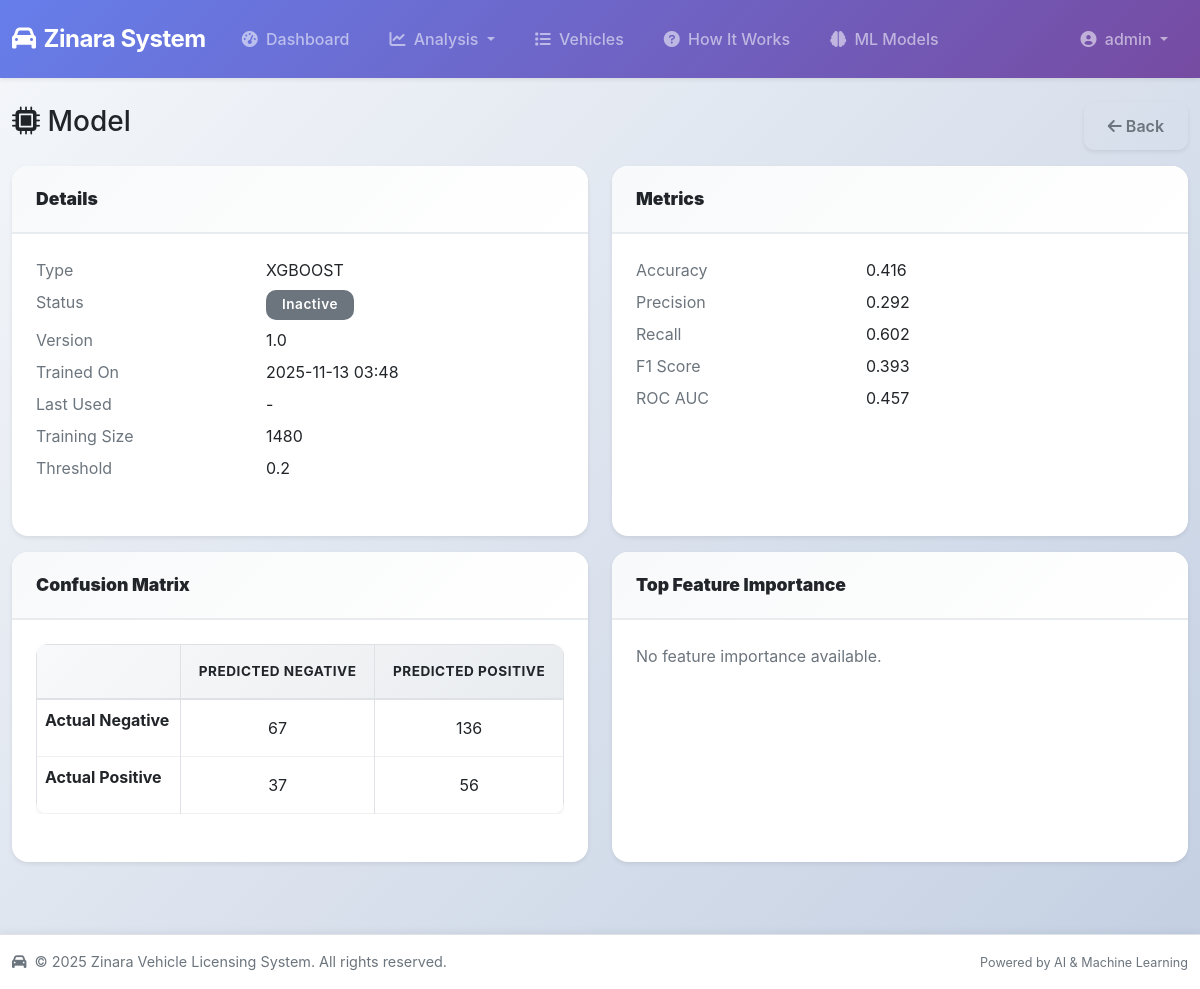
The app's page /ml/14/ (signed in) with its own data.
### apps/ml_models/models.py (models this page shows, shortened)
class MLModel(models.Model):
    MODEL_TYPES = [
        ('logistic_regression', 'Logistic Regression'),
        ('decision_tree', 'Decision Tree'),
        ('random_forest', 'Random Forest'),
        ('xgboost', 'XGBoost'),
    ]
    STATUS_CHOICES = [
        ('training', 'Training'),
        ('active', 'Active'),
        ('inactive', 'Inactive'),
        ('failed', 'Failed'),
    ]
    name = models.CharField(max_length=100)
    model_type = models.CharField(max_length=30, choices=MODEL_TYPES)
    version = models.CharField(max_length=20)
    file_path = models.CharField(max_length=255)
    status = models.CharField(max_length=20, choices=STATUS_CHOICES, default='training')
    accuracy = models.FloatField(null=True, blank=True)
    precision = models.FloatField(null=True, blank=True)
    recall = models.FloatField(null=True, blank=True)
    f1_score = models.FloatField(null=True, blank=True)
    roc_auc = models.FloatField(null=True, blank=True)
    threshold = models.FloatField(null=True, blank=True, help_text="Optimal threshold for predictions")
    training_data_size = models.IntegerField(null=True, blank=True)
    feature_importance = models.JSONField(null=True, blank=True)
    hyperparameters = models.JSONField(null=True, blank=True)
    confusion_matrix = models.JSONField(null=True, blank=True, help_text="Confusion matrix: [[TN, FP], [FN, TP]]")
    created_by = models.ForeignKey(User, on_delete=models.CASCADE)
    created_at = models.DateTimeField(auto_now_add=True)
    last_used = models.DateTimeField(null=True, blank=True)
    class Meta:
        db_table = 'ml_models'
        ordering = ['-created_at']
        unique_together = ['name', 'version']

### apps/ml_models/views.py (the view)
# urls.py: path('<int:model_id>/', views.model_detail, name='model_detail'),
@login_required
def model_detail(request, model_id):
    model = get_object_or_404(MLModel, id=model_id)
    training_jobs = ModelTrainingJob.objects.filter(model=model).order_by('-started_at')
    conf_matrix = None
    if getattr(model, 'confusion_matrix', None):
        if isinstance(model.confusion_matrix, dict):
            conf_matrix = model.confusion_matrix.get('matrix') or model.confusion_matrix
        elif isinstance(model.confusion_matrix, list):
            conf_matrix = model.confusion_matrix
    feature_importance_items = []
    if model.feature_importance:
        if isinstance(model.feature_importance, dict):
            feature_importance_items = sorted(model.feature_importance.items(), key=lambda item: item[1], reverse=True)
        elif isinstance(model.feature_importance, list):
            feature_importance_items = model.feature_importance
    metrics_available = any([
        model.accuracy,
        model.precision,
        model.recall,
        model.f1_score,
        model.roc_auc,
    ])
    context = {
        'model': model,
        'training_jobs': training_jobs,
        'feature_importance_items': feature_importance_items,
        'confusion_matrix': conf_matrix,
        'threshold': getattr(model, 'threshold', None),
        'metrics_available': metrics_available,
    }
    return render(request, 'ml_models/model_detail.html', context)

### templates/ml_models/model_detail.html (shortened to what this page needs)
{% extends 'base.html' %}
{% block content %}
<div class="row mb-3">
    <div class="col-12 d-flex justify-content-between align-items-center">
        <h3><i class="fas fa-microchip"></i> Model {{ model.name }}</h3>
        <a class="btn btn-outline-secondary" href="{% url 'ml_models:model_list' %}"><i class="fas fa-arrow-left"></i> Back</a>
    </div>
</div>
<div class="row">
    <div class="col-md-6 mb-3">
        <div class="card">
            <div class="card-header"><strong>Details</strong></div>
            <div class="card-body">
                <div class="row mb-2"><div class="col-5 text-muted">Type</div><div class="col-7">{{ model.model_type|upper }}</div></div>
                <div class="row mb-2"><div class="col-5 text-muted">Status</div><div class="col-7"><span class="badge bg-{% if model.status == 'active' %}success{% elif model.status == 'training' %}warning{% elif model.status == 'failed' %}danger{% else %}secondary{% endif %}">{{ model.status|title }}</span></div></div>
                <div class="row mb-2"><div class="col-5 text-muted">Version</div><div class="col-7">{{ model.version }}</div></div>
                <div class="row mb-2"><div class="col-5 text-muted">Trained On</div><div class="col-7">{{ model.created_at|date:"Y-m-d H:i" }}</div></div>
                <div class="row mb-2"><div class="col-5 text-muted">Last Used</div><div class="col-7">{{ model.last_used|date:"Y-m-d H:i"|default:"-" }}</div></div>
                <div class="row mb-2"><div class="col-5 text-muted">Training Size</div><div class="col-7">{{ model.training_data_size|default:"-" }}</div></div>
                <div class="row mb-2"><div class="col-5 text-muted">Threshold</div><div class="col-7">{{ threshold|default:"-" }}</div></div>
            </div>
        </div>
    </div>
    <div class="col-md-6 mb-3">
        <div class="card">
            <div class="card-header"><strong>Metrics</strong></div>
            <div class="card-body">
                <div class="row mb-2"><div class="col-5 text-muted">Accuracy</div><div class="col-7">{{ model.accuracy|floatformat:3|default:"-" }}</div></div>
                <div class="row mb-2"><div class="col-5 text-muted">Precision</div><div class="col-7">{{ model.precision|floatformat:3|default:"-" }}</div></div>
                <div class="row mb-2"><div class="col-5 text-muted">Recall</div><div class="col-7">{{ model.recall|floatformat:3|default:"-" }}</div></div>
                <div class="row mb-2"><div class="col-5 text-muted">F1 Score</div><div class="col-7">{{ model.f1_score|floatformat:3|default:"-" }}</div></div>
                <div class="row mb-2"><div class="col-5 text-muted">ROC AUC</div><div class="col-7">{{ model.roc_auc|floatformat:3|default:"-" }}</div></div>
            </div>
        </div>
    </div>
</div>
<div class="row">
    <div class="col-md-6 mb-3">
        <div class="card">
            <div class="card-header"><strong>Confusion Matrix</strong></div>
            <div class="card-body">
                {% if confusion_matrix %}
                <div class="table-responsive">
                    <table class="table table-bordered mb-0 text-center">
                        <thead>
                            <tr>
                                <th></th>
                                <th>Predicted Negative</th>
                                <th>Predicted Positive</th>
                            </tr>
                        </thead>
                        <tbody>
                            <tr>
                                <th class="text-start">Actual Negative</th>
                                <td>{{ confusion_matrix.0.0 }}</td>
                                <td>{{ confusion_matrix.0.1 }}</td>
                            </tr>
                            <tr>
                                <th class="text-start">Actual Positive</th>
                                <td>{{ confusion_matrix.1.0 }}</td>
                                <td>{{ confusion_matrix.1.1 }}</td>
                            </tr>
                        </tbody>
                    </table>
                </div>
                {% else %}
                <p class="text-muted mb-0">Confusion matrix is not available.</p>
                {% endif %}
            </div>
        </div>
    </div>
    <div class="col-md-6 mb-3">
        <div class="card">
            <div class="card-header"><strong>Top Feature Importance</strong></div>
            <div class="card-body">
                {% if feature_importance %}
                <div class="table-responsive">
                    <table class="table table-sm">
                        <thead><tr><th>Feature</th><th>Importance</th></tr></thead>
                        <tbody>
                            {% for item in feature_importance.items %}
                            <tr><td>{{ item.0 }}</td><td>{{ item.1 }}</td></tr>
                            {% endfor %}
                        </tbody>
                    </table>
                </div>
                {% else %}
                <p class="text-muted mb-0">No feature importance available.</p>
                {% endif %}
            </div>
        </div>
    </div>
</div>
{% endblock %}

### templates/base.html (shortened to what this page needs)
{% load static %}
<!DOCTYPE html>
<html lang="en">
<head>
    <link href="https://cdn.jsdelivr.net/npm/bootstrap@5.1.3/dist/css/bootstrap.min.css" rel="stylesheet">
    <link href="https://cdnjs.cloudflare.com/ajax/libs/font-awesome/6.0.0/css/all.min.css" rel="stylesheet">
    <link href="{% static 'css/app.css' %}" rel="stylesheet">
</head>
<body class="d-flex flex-column min-vh-100">
    <nav class="navbar navbar-expand-lg navbar-dark bg-primary shadow-sm">
        <div class="container-fluid">
            <a class="navbar-brand fw-bold" href="{% url 'core:home' %}">
                <i class="fas fa-car me-2"></i>Zinara System
            </a>
            <div class="collapse navbar-collapse" id="navbarNav">
                <ul class="navbar-nav me-auto">
                    {% if user.is_authenticated %}
                        <li class="nav-item">
                            <a class="nav-link" href="{% url 'dashboard:overview' %}">
                                <i class="fas fa-tachometer-alt me-1"></i> Dashboard
                            </a>
                        </li>
                        <li class="nav-item dropdown">
                            <a class="nav-link dropdown-toggle" href="#" id="analysisDropdown" role="button" data-bs-toggle="dropdown" aria-expanded="false">
                                <i class="fas fa-chart-line me-1"></i> Analysis
                            </a>
                        </li>
                        <li class="nav-item">
                            <a class="nav-link" href="{% url 'dashboard:vehicle_list' %}">
                                <i class="fas fa-list me-1"></i> Vehicles
                            </a>
                        </li>
                        <li class="nav-item">
                            <a class="nav-link" href="{% url 'dashboard:model_explanation' %}">
                                <i class="fas fa-question-circle me-1"></i> How It Works
                            </a>
                        </li>
                        <li class="nav-item">
                            <a class="nav-link" href="{% url 'ml_models:model_list' %}">
                                <i class="fas fa-brain me-1"></i> ML Models
                            </a>
                        </li>
                    {% endif %}
                </ul>
                <ul class="navbar-nav">
                    {% if user.is_authenticated %}
                        <li class="nav-item dropdown">
                            <a class="nav-link dropdown-toggle" href="#" id="userDropdown" role="button" data-bs-toggle="dropdown" aria-expanded="false">
                                <i class="fas fa-user-circle me-1"></i> {{ user.username }}
                            </a>
                        </li>
                    {% else %}
                        <li class="nav-item">
                            <a class="nav-link" href="{% url 'core:login' %}">
                                <i class="fas fa-sign-in-alt me-1"></i> Login
                            </a>
                        </li>
                    {% endif %}
                </ul>
            </div>
        </div>
    </nav>
    <main class="flex-grow-1">
        <div class="container-fluid py-4">
            {% block content %}{% endblock %}
        </div>
    </main>
    <footer class="footer mt-auto py-3 bg-light border-top">
        <div class="container-fluid">
            <div class="row">
                <div class="col-md-6 text-center text-md-start">
                    <p class="mb-0 text-muted">
                        <i class="fas fa-car me-1"></i>
                        &copy; 2025 Zinara Vehicle Licensing System. All rights reserved.
                    </p>
                </div>
                <div class="col-md-6 text-center text-md-end">
                    <p class="mb-0 text-muted">
                        <small>Powered by AI & Machine Learning</small>
                    </p>
                </div>
            </div>
        </div>
    </footer>
</body>
</html>

### static/css/app.css (style rules this page uses)
:root { --primary-color: #0d6efd; --secondary-color: #6c757d; --success-color: #198754; --danger-color: #dc3545; --warning-color: #ffc107; --info-color: #0dcaf0; --light-bg: #f8f9fa; --dark-text: #212529; --shadow-sm: 0 2px 4px rgba(0,0,0,0.08); --shadow-md: 0 4px 12px rgba(0,0,0,0.1); --shadow-lg: 0 8px 24px rgba(0,0,0,0.12); }
html { height: 100%; }
body { font-family: -apple-system, BlinkMacSystemFont, "Segoe UI", Roboto, "Helvetica Neue", Arial, "Noto Sans", "Liberation Sans", sans-serif; background: linear-gradient(135deg, #f5f7fa 0%, #c3cfe2 100%); background-attachment: fixed; color: var(--dark-text); min-height: 100vh; display: flex; flex-direction: column; }
.navbar { background: linear-gradient(135deg, #667eea 0%, #764ba2 100%) !important; box-shadow: var(--shadow-md); padding: 1rem 0; }
.navbar-brand { font-weight: 700; font-size: 1.5rem; letter-spacing: -0.5px; }
.navbar-nav .nav-link { font-weight: 500; padding: 0.5rem 1rem !important; transition: all 0.3s ease; border-radius: 8px; margin: 0 0.25rem; }
main { flex: 1 0 auto; width: 100%; padding-bottom: 2rem; }
.container-fluid { max-width: 1400px; }
.card { border: none; border-radius: 16px; box-shadow: var(--shadow-sm); transition: all 0.3s ease; margin-bottom: 1.5rem; overflow: hidden; background: white; display: flex; flex-direction: column; height: 100%; }
.card-header { background: linear-gradient(135deg, #f8f9fa 0%, #ffffff 100%); border-bottom: 2px solid #e9ecef; border-top-left-radius: 16px; border-top-right-radius: 16px; font-weight: 600; padding: 1.25rem 1.5rem; font-size: 1.1rem; }
.card-body { padding: 1.5rem; flex: 1; display: flex; flex-direction: column; }
.btn { border-radius: 10px; padding: 0.75rem 1.5rem; font-weight: 600; transition: all 0.3s ease; border: none; box-shadow: var(--shadow-sm); }
.badge { border-radius: 10px; padding: 0.5rem 1rem; font-weight: 600; font-size: 0.85rem; letter-spacing: 0.5px; }
footer.footer { flex-shrink: 0; background: white !important; border-top: 2px solid #e9ecef; box-shadow: 0 -2px 8px rgba(0,0,0,0.05); margin-top: auto; width: 100%; }
.footer p { margin: 0; font-size: 0.9rem; }
.table { border-radius: 12px; overflow: hidden; background: white; box-shadow: var(--shadow-sm); }
.table thead { background: linear-gradient(135deg, #f8f9fa 0%, #e9ecef 100%); }
.table thead th { font-weight: 700; text-transform: uppercase; font-size: 0.85rem; letter-spacing: 0.5px; border-bottom: 2px solid #dee2e6; padding: 1rem; }
.table tbody tr { transition: all 0.2s; border-bottom: 1px solid #f0f0f0; }
.table tbody td { padding: 1rem; vertical-align: middle; }
.card { animation: slideIn 0.6s ease-out; }

### records on screen
MLModel: model_type "XGBOOST", status "Inactive", version "1.0", created_at "2025-11-13 03:48", last_used "-", training_data_size "1480", threshold "0.2", accuracy "0.416", precision "0.292", recall "0.602", f1_score "0.393", roc_auc "0.457"

### other values on screen
{{ user.username }} "admin"
{{ confusion_matrix.0.0 }} "67"
{{ confusion_matrix.0.1 }} "136"
{{ confusion_matrix.1.0 }} "37"
{{ confusion_matrix.1.1 }} "56"
